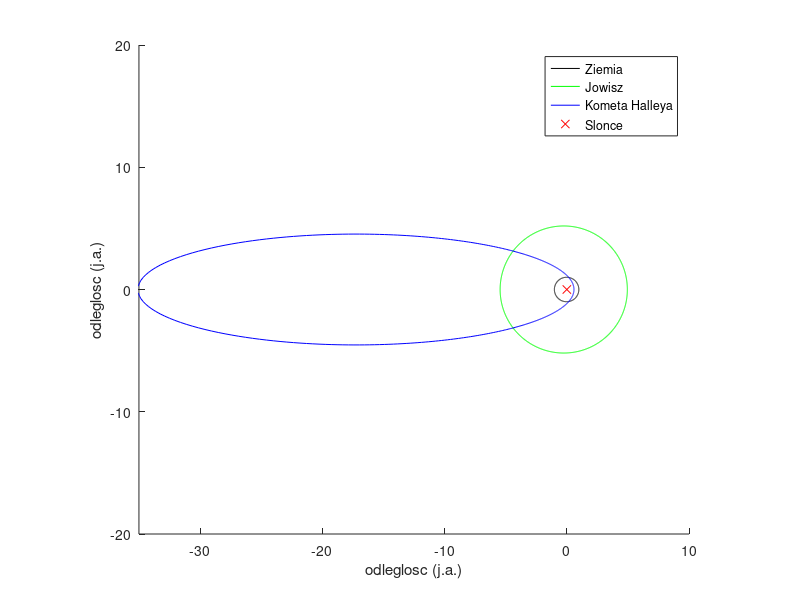

This chart was generated by the following MATLAB code:
% Tomasz Targiel
% Lista 5
% Zadanie 2

clear; % Czyszcze workspace
clc; % Czyszcze command window

% Deklaruje zmienne
theta = linspace(0, 2 * pi, 1000); % Jest to zakres dlugosci o jakie punkty elipsy beda odlegle od osi x
a = [1.00000261, 5.20336301, 17.8341]; % Deklaruje zbior trzech polosi wielkich (dla obiektow z zadania)
e = [0.01671123, 0.04839266, 0.967143]; % Deklaruje zbior trzech mimosrodow (dla obiektow z zadania)
kol = ['k', 'g', 'b']; % Tworze tablice kolorow (uzyje jej w petli)
xlabel('odleglosc (j.a.)'); % Nadaje osi x nazwe
ylabel('odleglosc (j.a.)'); % Nadaje osi y nazwe
axis([-35, 10, -20, 20]); % Ustalam zakres dla obu osi
axis equal; % Mam do czynienia z jednakowymi jednostkami obu osi, dlatego osie powinny miec jednakowa podzialke

for n = 1:3
    hold on; % Komenda ta powoduje, ze zmiany naniesione przez kolejne iteracje petli pozostaja na wykresie
    r = (a(n) * (1 - e(n) ^ 2)) ./ (1 + e(n) * cos(theta)); % r jest wzorem z zadania
    polar(theta, r, kol(n)); % Rysuje elipse (w kolorze odpowiednim danej iteracji)
end
plot(0, 0, 'xr', 'MarkerSize', 6); % Rysuje punkt x w kolorze czerwonym i o rozmiarze 6 - jest on oznaczeniem Ziemi
legend('Ziemia', 'Jowisz', 'Kometa Halleya', 'Slonce'); % Wyswietlam legende dla wszystkich orbit
